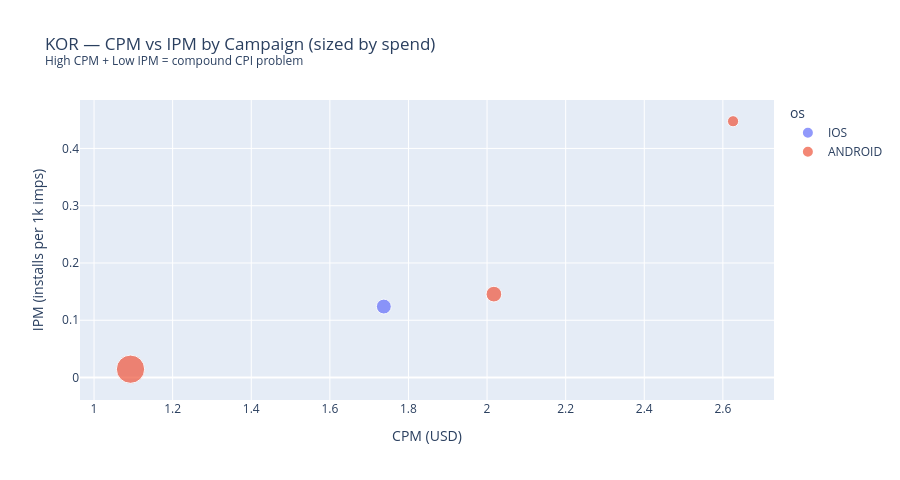

Notebook code cell kept with this figure:
### Code cell
fig = px.scatter(
    df_cpi_decomp, x='cpm', y='ipm',
    size='spend', color='os',
    hover_data=['campaign_id', 'goal', 'cpi'],
    title='KOR — CPM vs IPM by Campaign (sized by spend)<br><sup>High CPM + Low IPM = compound CPI problem</sup>',
    labels={'cpm': 'CPM (USD)', 'ipm': 'IPM (installs per 1k imps)'}
)
fig.update_layout(height=480)
fig.show()

### Figure 1 — Plotly figure (JSON) as saved in the notebook; plotly's stock layout.template omitted (floating-point values rounded to 4 significant figures)
{"data": [{"customdata": [["GdPe1hm9tPMaUhbt", "OPTIMIZE_CPA_FOR_APP_UA", 14.02]], "hovertemplate": "os=IOS<br>CPM (USD)=%{x}<br>IPM (installs per 1k imps)=%{y}<br>spend=%{marker.size}<br>campaign_id=%{customdata[0]}<br>goal=%{customdata[1]}<br>cpi=%{customdata[2]}<extra></extra>", "legendgroup": "IOS", "marker": {"color": "#636efa", "size": [9196.0], "sizemode": "area", "sizeref": 82.77, "symbol": "circle"}, "mode": "markers", "name": "IOS", "orientation": "v", "showlegend": true, "type": "scatter", "x": [1.737], "xaxis": "x", "y": [0.1239], "yaxis": "y"}, {"customdata": [["yFGQdt2EPPm0NU97", "OPTIMIZE_CPA_FOR_APP_UA", 13.85], ["ylgO8XQvDb5nx3k4", "OPTIMIZE_CPA_FOR_APP_UA", 5.868], ["nazpxG3J5MareHRz", "OPTIMIZE_ROAS_FOR_APP_UA", 75.08]], "hovertemplate": "os=ANDROID<br>CPM (USD)=%{x}<br>IPM (installs per 1k imps)=%{y}<br>spend=%{marker.size}<br>campaign_id=%{customdata[0]}<br>goal=%{customdata[1]}<br>cpi=%{customdata[2]}<extra></extra>", "legendgroup": "ANDROID", "marker": {"color": "#EF553B", "size": [10170.0, 5164.0, 33110.0], "sizemode": "area", "sizeref": 82.77, "symbol": "circle"}, "mode": "markers", "name": "ANDROID", "orientation": "v", "showlegend": true, "type": "scatter", "x": [2.017, 2.626, 1.093], "xaxis": "x", "y": [0.1456, 0.4475, 0.01456], "yaxis": "y"}], "layout": {"height": 480, "legend": {"itemsizing": "constant", "title": {"text": "os"}, "tracegroupgap": 0}, "title": {"text": "KOR — CPM vs IPM by Campaign (sized by spend)<br><sup>High CPM + Low IPM = compound CPI problem</sup>"}, "xaxis": {"anchor": "y", "domain": [0, 1], "title": {"text": "CPM (USD)"}}, "yaxis": {"anchor": "x", "domain": [0, 1], "title": {"text": "IPM (installs per 1k imps)"}}}}
